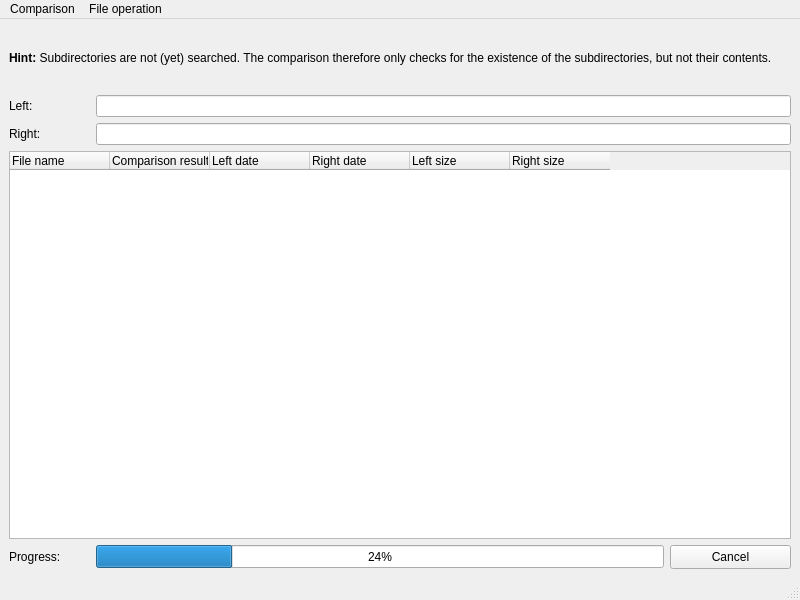
<?xml version="1.0" encoding="UTF-8"?>
<ui version="4.0">
 <class>DirectoryCompareWindow</class>
 <widget class="QMainWindow" name="DirectoryCompareWindow">
  <property name="geometry">
   <rect>
    <x>0</x>
    <y>0</y>
    <width>800</width>
    <height>600</height>
   </rect>
  </property>
  <property name="windowTitle">
   <string>Compare directories</string>
  </property>
  <widget class="QWidget" name="centralwidget">
   <layout class="QGridLayout" name="gridLayout">
    <item row="0" column="0" colspan="3">
     <widget class="QLabel" name="lblHint">
      <property name="minimumSize">
       <size>
        <width>0</width>
        <height>61</height>
       </size>
      </property>
      <property name="text">
       <string>&lt;html&gt;&lt;head/&gt;&lt;body&gt;&lt;p&gt;&lt;span style=&quot; font-weight:700;&quot;&gt;Hint:&lt;/span&gt; Subdirectories are not (yet) searched. The comparison therefore only checks for the existence of the subdirectories, but not their contents.&lt;/p&gt;&lt;/body&gt;&lt;/html&gt;</string>
      </property>
      <property name="wordWrap">
       <bool>true</bool>
      </property>
     </widget>
    </item>
    <item row="1" column="0">
     <widget class="QLabel" name="lblLeft">
      <property name="minimumSize">
       <size>
        <width>71</width>
        <height>22</height>
       </size>
      </property>
      <property name="text">
       <string>Left:</string>
      </property>
     </widget>
    </item>
    <item row="1" column="1" colspan="2">
     <widget class="QLineEdit" name="lineEditLeft">
      <property name="minimumSize">
       <size>
        <width>201</width>
        <height>22</height>
       </size>
      </property>
      <property name="readOnly">
       <bool>true</bool>
      </property>
     </widget>
    </item>
    <item row="2" column="0">
     <widget class="QLabel" name="lblRight">
      <property name="minimumSize">
       <size>
        <width>71</width>
        <height>22</height>
       </size>
      </property>
      <property name="text">
       <string>Right:</string>
      </property>
     </widget>
    </item>
    <item row="2" column="1" colspan="2">
     <widget class="QLineEdit" name="lineEditRight">
      <property name="minimumSize">
       <size>
        <width>201</width>
        <height>22</height>
       </size>
      </property>
      <property name="readOnly">
       <bool>true</bool>
      </property>
     </widget>
    </item>
    <item row="3" column="0" colspan="3">
     <widget class="QTreeWidget" name="treeWidget">
      <property name="minimumSize">
       <size>
        <width>381</width>
        <height>201</height>
       </size>
      </property>
      <attribute name="headerStretchLastSection">
       <bool>false</bool>
      </attribute>
      <column>
       <property name="text">
        <string>File name</string>
       </property>
      </column>
      <column>
       <property name="text">
        <string>Comparison result</string>
       </property>
      </column>
      <column>
       <property name="text">
        <string>Left date</string>
       </property>
      </column>
      <column>
       <property name="text">
        <string>Right date</string>
       </property>
      </column>
      <column>
       <property name="text">
        <string>Left size</string>
       </property>
      </column>
      <column>
       <property name="text">
        <string>Right size</string>
       </property>
      </column>
     </widget>
    </item>
    <item row="4" column="0">
     <widget class="QLabel" name="lblProgress">
      <property name="minimumSize">
       <size>
        <width>81</width>
        <height>23</height>
       </size>
      </property>
      <property name="text">
       <string>Progress:</string>
      </property>
     </widget>
    </item>
    <item row="4" column="1">
     <widget class="QProgressBar" name="progressBar">
      <property name="minimumSize">
       <size>
        <width>301</width>
        <height>23</height>
       </size>
      </property>
      <property name="maximum">
       <number>100</number>
      </property>
      <property name="value">
       <number>24</number>
      </property>
      <property name="invertedAppearance">
       <bool>false</bool>
      </property>
     </widget>
    </item>
    <item row="4" column="2">
     <widget class="QPushButton" name="btnCancel">
      <property name="minimumSize">
       <size>
        <width>121</width>
        <height>24</height>
       </size>
      </property>
      <property name="text">
       <string>Cancel</string>
      </property>
      <property name="icon">
       <iconset theme="process-stop"/>
      </property>
     </widget>
    </item>
   </layout>
  </widget>
  <widget class="QMenuBar" name="menubar">
   <property name="geometry">
    <rect>
     <x>0</x>
     <y>0</y>
     <width>800</width>
     <height>22</height>
    </rect>
   </property>
   <widget class="QMenu" name="menuComparison">
    <property name="title">
     <string>Comparison</string>
    </property>
    <addaction name="actionClose"/>
   </widget>
   <widget class="QMenu" name="menuFileOperations">
    <property name="title">
     <string>File operation</string>
    </property>
    <addaction name="actionGoToNextDifference"/>
    <addaction name="actionGoToPrevDifference"/>
    <addaction name="separator"/>
    <addaction name="actionCopyToLeft"/>
    <addaction name="actionCopyToRight"/>
    <addaction name="separator"/>
    <addaction name="actionDelete"/>
   </widget>
   <addaction name="menuComparison"/>
   <addaction name="menuFileOperations"/>
  </widget>
  <widget class="QStatusBar" name="statusbar"/>
  <action name="actionClose">
   <property name="icon">
    <iconset theme="window-close"/>
   </property>
   <property name="text">
    <string>Close</string>
   </property>
  </action>
  <action name="actionCopyToLeft">
   <property name="icon">
    <iconset theme="go-previous"/>
   </property>
   <property name="text">
    <string>Copy to the left</string>
   </property>
   <property name="shortcut">
    <string>Alt+Left</string>
   </property>
  </action>
  <action name="actionCopyToRight">
   <property name="icon">
    <iconset theme="go-next"/>
   </property>
   <property name="text">
    <string>Copy to the right</string>
   </property>
   <property name="shortcut">
    <string>Alt+Right</string>
   </property>
  </action>
  <action name="actionGoToNextDifference">
   <property name="icon">
    <iconset theme="go-down"/>
   </property>
   <property name="text">
    <string>Go to next difference</string>
   </property>
   <property name="shortcut">
    <string>Alt+Down</string>
   </property>
  </action>
  <action name="actionGoToPrevDifference">
   <property name="icon">
    <iconset theme="go-up"/>
   </property>
   <property name="text">
    <string>Go to previous difference</string>
   </property>
   <property name="shortcut">
    <string>Alt+Up</string>
   </property>
  </action>
  <action name="actionDelete">
   <property name="icon">
    <iconset theme="edit-delete"/>
   </property>
   <property name="text">
    <string>Delete</string>
   </property>
   <property name="shortcut">
    <string>Del</string>
   </property>
  </action>
 </widget>
 <resources/>
 <connections/>
</ui>
